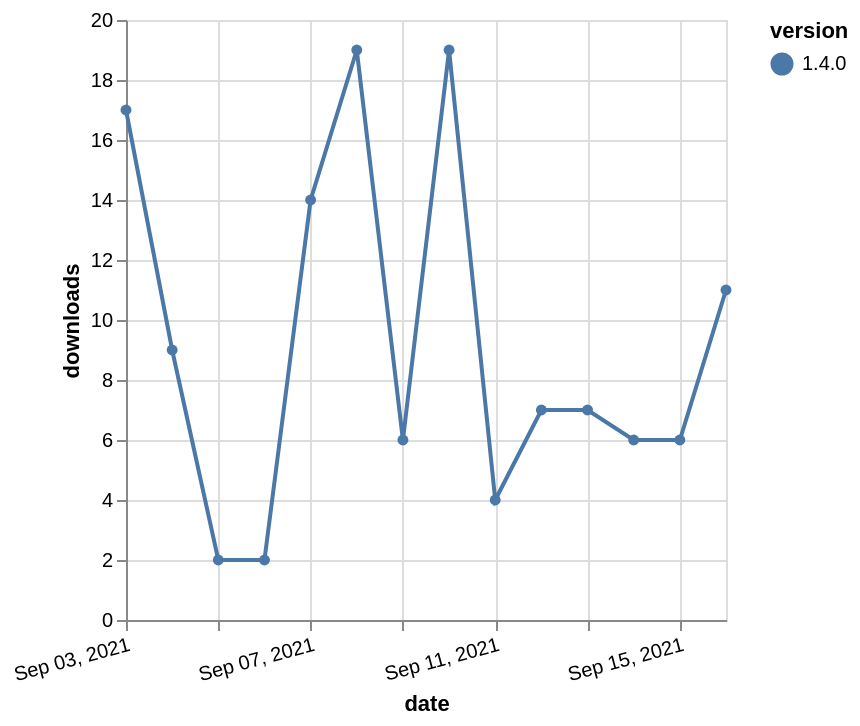

Vega-Lite specification for this chart:
### Vega-Lite specification from a JSON file in a GitHub repository (floating-point values rounded to 4 significant figures)
{"$schema": "https://vega.github.io/schema/vega-lite/v5.json", "description": "A simple bar chart with embedded data.", "data": {"values": [{"date": "2021-09-03", "total": 16892, "delta": 17, "version": "1.4.0"}, {"date": "2021-09-04", "total": 16901, "delta": 9, "version": "1.4.0"}, {"date": "2021-09-05", "total": 16903, "delta": 2, "version": "1.4.0"}, {"date": "2021-09-06", "total": 16905, "delta": 2, "version": "1.4.0"}, {"date": "2021-09-07", "total": 16919, "delta": 14, "version": "1.4.0"}, {"date": "2021-09-08", "total": 16938, "delta": 19, "version": "1.4.0"}, {"date": "2021-09-09", "total": 16944, "delta": 6, "version": "1.4.0"}, {"date": "2021-09-10", "total": 16963, "delta": 19, "version": "1.4.0"}, {"date": "2021-09-11", "total": 16967, "delta": 4, "version": "1.4.0"}, {"date": "2021-09-12", "total": 16974, "delta": 7, "version": "1.4.0"}, {"date": "2021-09-13", "total": 16981, "delta": 7, "version": "1.4.0"}, {"date": "2021-09-14", "total": 16987, "delta": 6, "version": "1.4.0"}, {"date": "2021-09-15", "total": 16993, "delta": 6, "version": "1.4.0"}, {"date": "2021-09-16", "total": 17004, "delta": 11, "version": "1.4.0"}]}, "width": "container", "mark": {"type": "line", "point": {"filled": true}}, "encoding": {"x": {"field": "date", "type": "temporal", "timeUnit": "yearmonthdate", "title": "date", "axis": {"labelAngle": -15}}, "y": {"field": "delta", "type": "quantitative", "title": "downloads"}, "color": {"field": "version", "type": "nominal"}, "tooltip": {"field": "delta"}}}
